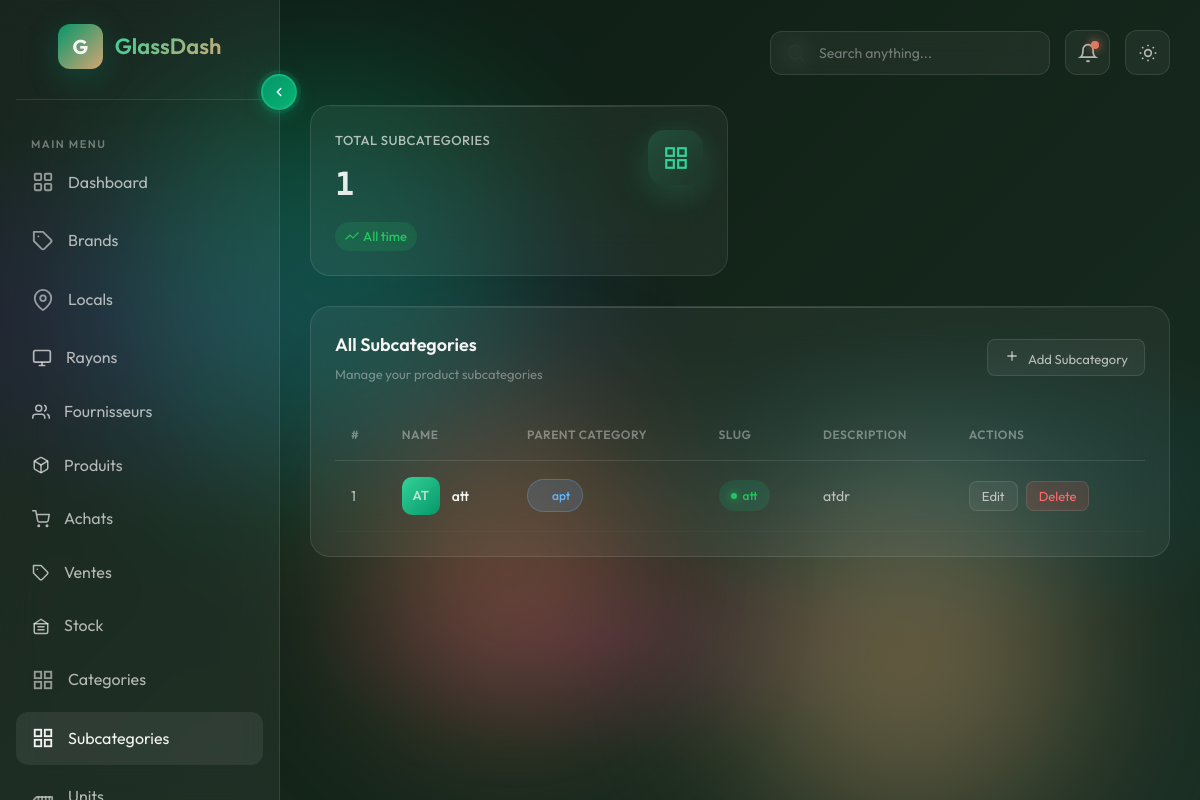
/subcategory/ (signed in), run on the app's committed database.
### myapp/models.py (models this page shows, shortened)
class SubCategory(models.Model):
    category    = models.ForeignKey(Category, on_delete=models.CASCADE, related_name='subcategories')
    nom         = models.CharField(max_length=100)   # ← was max_lenth
    description = models.TextField(blank=True)
    slug        = models.SlugField(unique=True)
    history     = HistoricalRecords()

class Category(models.Model):
    brand       = models.ForeignKey(
                      'Brand',
                      on_delete=models.SET_NULL,
                      null=True,
                      blank=True,
                      related_name='categories'
                  )
    nom         = models.CharField(max_length=100)
    description = models.TextField(blank=True)
    slug        = models.SlugField(unique=True)
    history     = HistoricalRecords()
    class Meta:
        ordering = ['nom']

### myapp/views.py (the view)
# urls.py: path('subcategory/',                    views.subcategory_list,    name='subcategory_list'),
@login_required
def subcategory_list(request):
    subcategories = SubCategory.objects.select_related('category').order_by('nom')
    categories    = Category.objects.all().order_by('nom')
    if not categories.exists():
        messages.warning(request, 'No categories found. You must create a Category before adding a Subcategory.')
    return render(request, 'subcategory.html', {
        'subcategories':  subcategories,
        'categories':     categories,
        'has_categories': categories.exists(),
    })

### myapp/templates/subcategory.html (shortened to what this page needs)
{% extends "base.html" %}
{% load static %}
{% load i18n %}
{% block content %}
    <section class="stats-grid">
        <div class="glass-card glass-card-3d stat-card">
            <div class="stat-card-inner">
                <div class="stat-info">
                    <h3>{% trans "Total Subcategories" %}</h3>
                    <div class="stat-value">{{ subcategories|length }}</div>
                    <span class="stat-change positive">
                        <svg width="14" height="14" viewBox="0 0 24 24" fill="none" stroke="currentColor" stroke-width="2">
                            <polyline points="23 6 13.5 15.5 8.5 10.5 1 18"/>
                        </svg>
                        {% trans "All time" %}
                    </span>
                </div>
                <div class="stat-icon cyan">
                    <svg viewBox="0 0 24 24" fill="none" stroke="var(--emerald-light)" stroke-width="2">
                        <rect x="3" y="3" width="7" height="7"/><rect x="14" y="3" width="7" height="7"/>
                        <rect x="14" y="14" width="7" height="7"/><rect x="3" y="14" width="7" height="7"/>
                    </svg>
                </div>
            </div>
        </div>
    </section>
    {% if has_categories %}
    <section class="content-grid" style="grid-template-columns: 1fr;">
        <div class="glass-card table-card" style="grid-column: span 1;">
            <div class="card-header">
                <div>
                    <h2 class="card-title">{% trans "All Subcategories" %}</h2>
                    <p class="card-subtitle">{% trans "Manage your product subcategories" %}</p>
                </div>
                <div class="card-actions">
                    <button class="card-btn" onclick="openSubAddModal()">
                        <svg width="16" height="16" viewBox="0 0 24 24" fill="none" stroke="currentColor"
                             stroke-width="2" style="margin-right: 6px;">
                            <line x1="12" y1="5" x2="12" y2="19"/>
                            <line x1="5" y1="12" x2="19" y2="12"/>
                        </svg>
                        {% trans "Add Subcategory" %}
                    </button>
                </div>
            </div>
            <div class="table-wrapper">
                <table class="data-table">
                    <thead>
                        <tr>
                            <th>#</th>
                            <th>{% trans "Name" %}</th>
                            <th>{% trans "Parent Category" %}</th>
                            <th>{% trans "Slug" %}</th>
                            <th>{% trans "Description" %}</th>
                            <th>{% trans "Actions" %}</th>
                        </tr>
                    </thead>
                    <tbody>
                        {% for sub in subcategories %}
                        <tr>
                            <td>{{ forloop.counter }}</td>
                            <td>
                                <div class="table-user">
                                    <div class="table-avatar"
                                         style="background: linear-gradient(135deg, var(--emerald-light), var(--emerald));">
                                        {{ sub.nom|slice:":2"|upper }}
                                    </div>
                                    <div class="table-user-info">
                                        <span class="table-user-name">{{ sub.nom }}</span>
                                    </div>
                                </div>
                            </td>
                            <td>
                                <span class="status-badge"
                                      style="background: rgba(100,180,255,0.15); color: #64b4ff;
                                             border: 1px solid rgba(100,180,255,0.3);">
                                    {{ sub.category.nom }}
                                </span>
                            </td>
                            <td>
                                <span class="status-badge completed">{{ sub.slug }}</span>
                            </td>
                            <td>{{ sub.description|default:"—"|truncatechars:50 }}</td>
                            <td>
                                <div style="display: flex; gap: 8px;">
                                    <button class="card-btn" style="padding: 6px 12px;"
                                        data-id="{{ sub.pk }}"
                                        data-nom="{{ sub.nom }}"
                                        data-slug="{{ sub.slug }}"
                                        data-description="{{ sub.description }}"
                                        data-category="{{ sub.category.pk }}"
                                        onclick="openSubEditModal(this)">
                                        {% trans "Edit" %}
                                    </button>
                                    <button class="card-btn"
                                        style="padding: 6px 12px; background: rgba(255,80,80,0.15); color: #ff6b6b;"
                                        data-id="{{ sub.pk }}"
                                        data-nom="{{ sub.nom }}"
                                        onclick="openSubDeleteModal(this)">
                                        {% trans "Delete" %}
                                    </button>
                                </div>
                            </td>
                        </tr>
                        {% empty %}
                        <tr>
                            <td colspan="6" style="text-align: center; opacity: 0.6;">
                                {% trans "No subcategories yet. Click 'Add Subcategory' to create one." %}
                            </td>
                        </tr>
                        {% endfor %}
                    </tbody>
                </table>
            </div>
        </div>
    </section>
    {% endif %}
</main>
</div>
{% endblock %}

### data on the page
SubCategory: nom "AT", nom "att", category.nom "apt", slug "att", description "atdr"

### other printed values
{{ subcategories|length }} "1"
